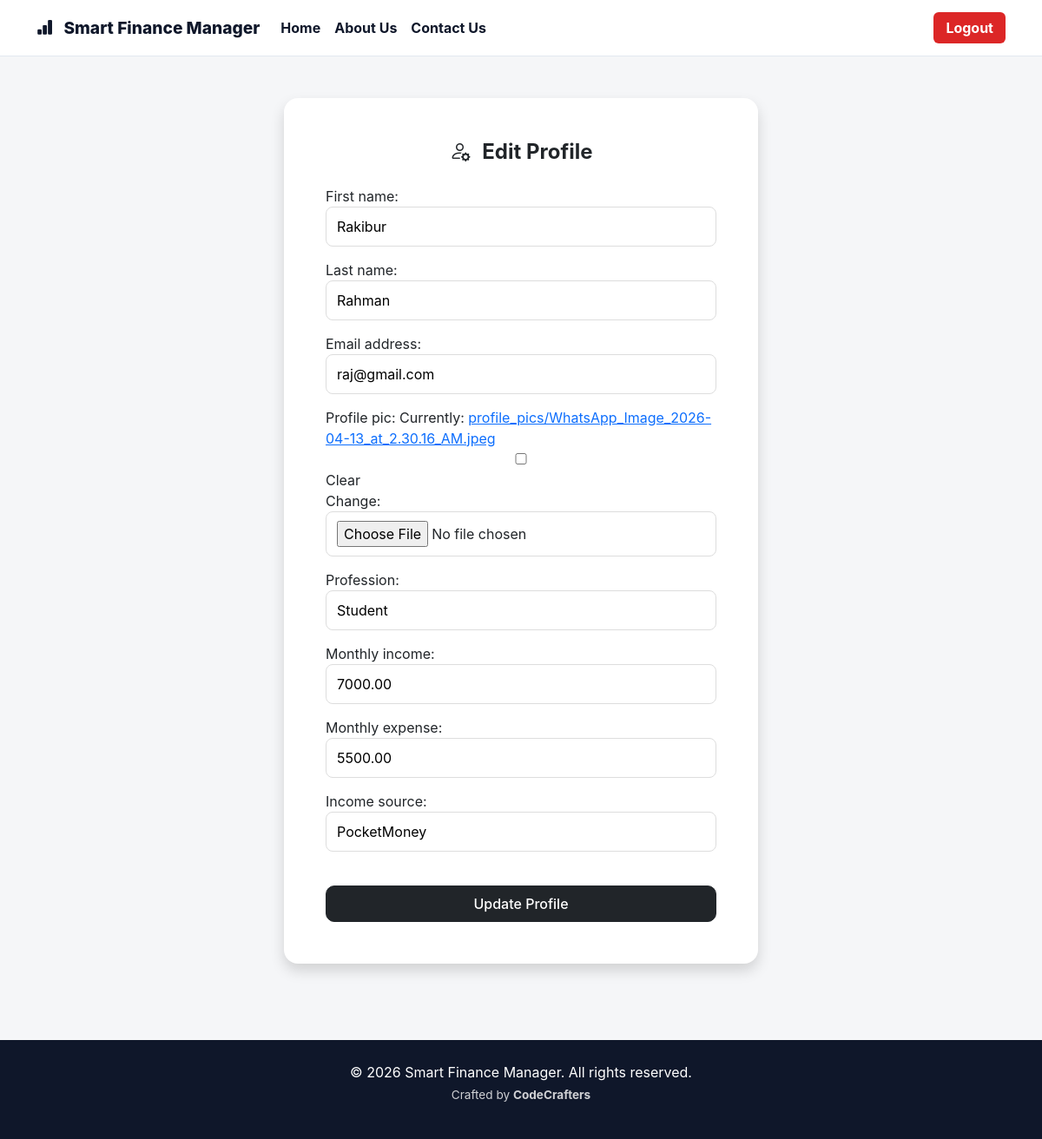
/individuals/profile/edit/ (signed in), run on the app's committed database.
### accounts/models.py (models this page shows, shortened)
class User(AbstractUser):
    ROLE_CHOICES = [
        ('individual', 'Individual'),
        ('dept_rep', 'Department Rep'),
        ('finance_head', 'Finance Head'),
    ]
    role = models.CharField(max_length=20, choices=ROLE_CHOICES, default='individual')
    profile_pic = models.ImageField(upload_to='profile_pics/', blank=True, null=True)
    profession = models.CharField(max_length=100, blank=True, null=True)
    monthly_income = models.DecimalField(max_digits=12, decimal_places=2, blank=True, null=True)
    monthly_expense = models.DecimalField(max_digits=12, decimal_places=2, blank=True, null=True)
    income_source = models.CharField(max_length=200, blank=True, null=True)
    company_name = models.CharField(max_length=200, blank=True, null=True)
    company_address = models.TextField(blank=True, null=True)
    company_description = models.TextField(blank=True, null=True)
    company_email = models.EmailField(blank=True, null=True)

### individuals/views.py (the view)
# urls.py: path('profile/edit/', views.edit_profile, name='edit_profile'),
@login_required
def edit_profile(request):
    from accounts.forms import IndividualUpdateForm
    form = IndividualUpdateForm(request.POST or None, request.FILES or None, instance=request.user)
    if form.is_valid():
        form.save()
        messages.success(request, 'Profile updated!')
        return redirect('individuals:dashboard')
    return render(request, 'individuals/edit_profile.html', {'form': form})

### accounts/forms.py
class IndividualUpdateForm(forms.ModelForm):
    class Meta:
        model = User
        fields = [
            'first_name',
            'last_name',
            'email',
            'profile_pic',
            'profession',
            'monthly_income',
            'monthly_expense',
            'income_source',
        ]

### templates/individuals/edit_profile.html (shortened to what this page needs)
{% extends 'base.html' %}
{% block content %}
<div class="container py-5">
  <div class="row justify-content-center">
    <div class="col-md-6">
      <div class="card shadow border-0" style="border-radius:16px; background:#ffffff;">
        <div class="card-body p-5">
          <h4 class="fw-bold mb-4 text-center">
            <i class="bi bi-person-gear me-2"></i>
            Edit Profile
          </h4>
          <form method="POST" enctype="multipart/form-data">
            <div class="form-group">
              {{ form.as_p }}
            </div>
            <button class="btn btn-dark w-100 mt-4 py-2"
              style="border-radius:10px; font-weight:500; transition:0.3s;">
              Update Profile
            </button>
          </form>
        </div>
      </div>
    </div>
  </div>
</div>
{% endblock %}

### static/css/style.css (style rules this page uses)
body { font-family: 'Inter', sans-serif; background: #f8fafc; }

### templates/individuals/edit_profile.html (style rules this page uses)
body { background: #f5f6f8; }
.card { transition: 0.3s ease; }
form p { margin-bottom: 15px; }
form input, form select, form textarea { width: 100%; padding: 10px 12px; border-radius: 8px; border: 1px solid #ddd; transition: 0.2s; }

### data on the page
User: first_name "Rakibur", last_name "Rahman", email "raj@gmail.com", profession "Student", monthly_income "7000.00", monthly_expense "5500.00", income_source "PocketMoney"
